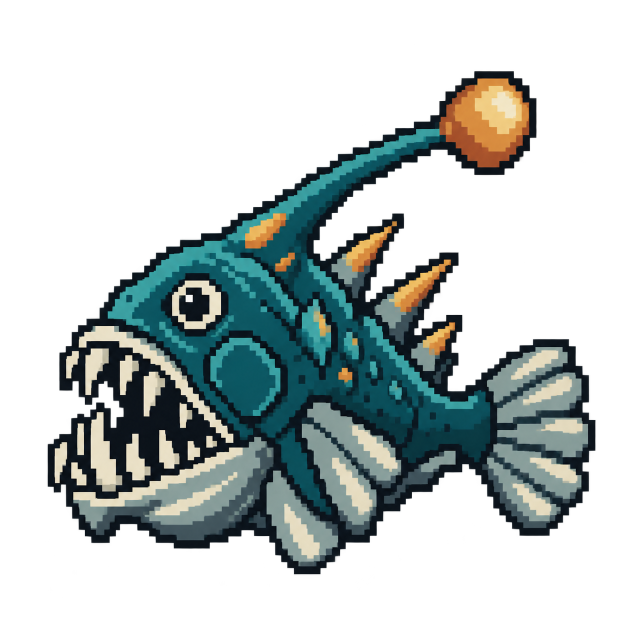
#> input picture ocean-style-prototypes/codex-creature-depth-evolution/revisions/evolution-iteration-02/anglerfish-trench-v2-native.png, 1254 x 1254 px (shown at 1/2 size)
$ python -i build-evolution-depth-colors.py   (imports and definitions only)
#> lines starting #> are read from the running program, lines starting #| are printed output that depends on the picture
"""Normalize 18 creature forms and build 30 family/depth colour variants, offline.

Python standard library and Pillow only (the packaging tools' existing dependency).
Writes only under ocean-style-prototypes/codex-creature-depth-evolution/depth-colors/
(or --dir). Never overwrites. No network, provider or secret access.

    python tools/build-evolution-depth-colors.py --build [--dir DIR]
    python tools/build-evolution-depth-colors.py --check [--dir DIR]

Every output stays a candidate: the morphology is accepted for the pipeline, the
colour/art result waits for an independent QVL review.
"""
import argparse
import hashlib
import io
import json
import math
import platform
import re
import sys
from pathlib import Path

from PIL import Image

ROOT = Path(__file__).resolve().parents[1]
EVO = ROOT / "ocean-style-prototypes/codex-creature-depth-evolution"
LEGACY = ROOT / "ocean-style-prototypes/codex-creature-palette-base"
DEFAULT_DIR = EVO / "depth-colors"

FORMS = ("anglerfish", "viperfish", "siphonophore", "isopod-host", "cookiecutter", "squid")
PALETTE_FAMILY = {"squid": "octopus"}
STAGES = ("base-rich", "midnight-abyss", "trench")
DEPTHS = (
    ("sunlight", "base-rich"),
    ("twilight", "base-rich"),
    ("midnight", "midnight-abyss"),
    ("abyss", "midnight-abyss"),
    ("trench", "trench"),
)
ROLES = ("primary", "secondary", "tertiary")
SHADES = ("shadow", "base", "highlight")
NEUTRALS = ("outline", "mouth_pupil", "eye_teeth")

# Per-depth transform (k = primary/secondary luminance scale, w = blue pull, c = chroma scale).
STEPS = {
    "sunlight": (1.000, 0.00, 1.00),
    "twilight": (0.867, 0.15, 1.00),
    "midnight": (0.754, 0.30, 1.00),
    "abyss": (0.667, 0.45, 0.85),
    "trench": (0.466, 0.60, 0.75),
}
PIVOT, HUE_DEG, CHROMA_TARGET = 18.0, 274.4, 20.0
WHITE = (0.95047, 1.0, 1.08883)
RGB_TO_XYZ = ((0.4124564, 0.3575761, 0.1804375), (0.2126729, 0.7151522, 0.0721750), (0.0193339, 0.1191920, 0.9503041))
XYZ_TO_RGB = ((3.2404542, -1.5371385, -0.4985314), (-0.9692660, 1.8760108, 0.0415560), (0.0556434, -0.2040259, 1.0572252))

# Key / fit parameters.
KEY_COLOR, KEY_TOLERANCE, DESPILL_RAMP, EDGE_BAND = (255, 0, 255), 120.0, (60.0, 180.0), 2
ALPHA_THRESHOLD, FIT_LONG_SIDE, CANVAS, MIN_MARGIN = 128, 96, 128, 16
MAX_REMOVED_PX, MAX_INDEX_ERROR, MIN_SWATCH_L, MIN_SHADE_GAP, MIN_NEUTRAL_DE = 100, 40.0, 17.0, 5.0, 3.5

# Pinned inputs. New forms are the round-5 QVL replacements; the rest come from the existing manifests.
NEW_SOURCES = {
    ("anglerfish", "trench"): ("revisions/evolution-iteration-02/anglerfish-trench-v2-native.png", "d635c2f571624123b3764dd6481861a9ca6aa32b4cc66454ba215eee1b33ad61", "rgba"),
    ("viperfish", "midnight-abyss"): ("revisions/evolution-iteration-02/viperfish-midnight-abyss-v2-native.png", "002ac9556d75cd7d911d949b5e571d79eff93819dfb4c0f076e5523cd1a8d57c", "rgba"),
    ("viperfish", "trench"): ("revisions/evolution-iteration-02/viperfish-trench-v2-native.png", "f23fbab53747418bde5c1ab73e53c95eb97ea94e294723f1dad8361b6a0f59bc", "rgba"),
    ("siphonophore", "trench"): ("revisions/evolution-iteration-05/siphonophore-trench-v4-native.png", "a6edd95c2b010de671224f55cc3f983b5a141473b26abea944d5b4b86932e28a", "key"),
    ("cookiecutter", "midnight-abyss"): ("revisions/evolution-iteration-03/cookiecutter-midnight-abyss-v3-native.png", "a6c4c1f4076e410fd49f53eb99912e35172d536e05749c58b277f5330baf546a", "key"),
    ("squid", "trench"): ("revisions/evolution-iteration-05/squid-trench-v5-native.png", "a5feab4a08fe0e646bcf9d4ecc17c54dc915eed4596d3e3eec152e6646312557", "key"),
}
INPUT_PINS = {
    "palette-profiles.json": "c1dd02d3c9f7fe8889c173e00628bac9468bd7e62ccdb7148f782c3c5edf9712",
    "variant-manifest.json": "5167317e46d03d913ac8ac4e0dea1fe1f0f4f9f7e04fabbb871bb675bd763312",
    "revisions/squid-kraken-v1/app-preview-manifest.json": "f1ea1c6818991c4f3ab220a63310b8e9e77bd941ac3e37baa88d878f4e1a5454",
}


def sha_bytes(data):
    return hashlib.sha256(data).hexdigest()


def sha_file(path):
    return sha_bytes(Path(path).read_bytes())


def hex_to_rgb(value):
    value = value.lstrip("#")
    return tuple(int(value[i : i + 2], 16) for i in (0, 2, 4))


def rgb_to_hex(rgb):
    return "#%02X%02X%02X" % tuple(rgb)


def pixels(image):
    """Flat list of pixel tuples (Pillow 12 renamed getdata)."""
    return list(image.get_flattened_data() if hasattr(image, "get_flattened_data") else image.getdata())


# [4 lines left out: function from_pixels, not called in this run]


def alpha_bytes(image):
    return image.getchannel("A").tobytes()


# ---------------------------------------------------------------- connected components / morphology

_RUN = re.compile(rb"\x01+")
_SCALE255 = bytes(255 if v else 0 for v in range(256))


def label(mask, width, height, eight):
    """Label connected components of a 0/1 byte mask (row-major) with row runs and union-find.

    Returns (runs, sizes): runs are (y, start, end_exclusive, label) with labels numbered by first
    raster appearance from 1; sizes[label] is the pixel count (sizes[0] is unused).
    """
    grow = 1 if eight else 0
    parent = [0]

    def find(x):
        while parent[x] != x:
            parent[x] = parent[parent[x]]
            x = parent[x]
        return x

    spans, prev = [], []
    for y in range(height):
        cur, j = [], 0
        for match in _RUN.finditer(mask, y * width, (y + 1) * width):
            start, end = match.start() - y * width, match.end() - y * width
            rid = len(parent)
            parent.append(rid)
            while j < len(prev) and prev[j][1] + grow <= start:
                j += 1
            k = j
            while k < len(prev) and prev[k][0] < end + grow:
                a, b = find(rid), find(prev[k][2])
                if a != b:
                    parent[max(a, b)] = min(a, b)
                k += 1
            cur.append((start, end, rid))
            spans.append((y, start, end, rid))
        prev = cur
    numbers, sizes, runs = {}, [0], []
    for y, start, end, rid in spans:
        root = find(rid)
        if root not in numbers:
            numbers[root] = len(sizes)
            sizes.append(0)
        sizes[numbers[root]] += end - start
        runs.append((y, start, end, numbers[root]))
    return runs, sizes


def paint(runs, width, height, pick):
    out = bytearray(width * height)
    for y, start, end, lab in runs:
        if pick(lab):
            out[y * width + start : y * width + end] = b"\x01" * (end - start)
    return out


def largest_component(mask, width, height):
    """Return (kept 0/1 mask, discarded component sizes, retained size)."""
    runs, sizes = label(mask, width, height, True)
    if len(sizes) == 1:
        raise RuntimeError("Empty opaque mask")
    keep = sizes.index(max(sizes))
    discarded = sorted((s for i, s in enumerate(sizes) if i not in (0, keep)), reverse=True)
    return paint(runs, width, height, lambda lab: lab == keep), discarded, sizes[keep]


def enclosed_pockets(opaque, width, height):
    """Sizes of 4-connected transparent regions that do not touch the canvas border."""
    runs, sizes = label(bytes(opaque).translate(bytes([1, 0]) + bytes(254)), width, height, False)
    border = {lab for y, start, end, lab in runs if y in (0, height - 1) or start == 0 or end == width}
    return sorted((s for i, s in enumerate(sizes) if i and i not in border), reverse=True)


def mask_of(image):
    """0/1 byte mask of alpha > 0 for a 128-style sprite."""
    return alpha_bytes(image).translate(bytes([0]) + bytes([1] * 255))


def margins(image):
    left, top, right, bottom = image.getchannel("A").getbbox()
    return left, top, image.width - right, image.height - bottom


# ---------------------------------------------------------------- keying, fitting, indexing

def key_source(image, tolerance=KEY_TOLERANCE):
    """Global tolerance key (no flood fill) of an RGB image on a near-#FF00FF field.

    Returns an RGBA image (binary alpha, edge-band despill only) and a report dict.
    """
    width, height = image.size
    data = bytearray(image.convert("RGB").tobytes())
    r_sq, g_sq, b_sq = ([(v - c) ** 2 for v in range(256)] for c in KEY_COLOR)
    distance_sq = [r_sq[r] + g_sq[g] + b_sq[b] for r, g, b in zip(data[0::3], data[1::3], data[2::3])]
    limit = tolerance ** 2
    kept, discarded, retained = largest_component(bytes(d >= limit for d in distance_sq), width, height)
    ramp_low, ramp_high = DESPILL_RAMP
    soft = [i for i, (k, d) in enumerate(zip(kept, distance_sq)) if k and d < ramp_high ** 2]
    unmixed = 0
    for i in soft:
        y, x = divmod(i, width)
        window = (kept[yy * width + xx] for yy in range(max(0, y - EDGE_BAND), min(height, y + EDGE_BAND + 1)) for xx in range(max(0, x - EDGE_BAND), min(width, x + EDGE_BAND + 1)))
        if all(window):
            continue  # interior detail: protected from despill
        matte = max(min(max((math.sqrt(distance_sq[i]) - ramp_low) / (ramp_high - ramp_low), 0.0), 1.0), 1e-3)
        for c in range(3):
            data[3 * i + c] = round(min(255.0, max(0.0, (data[3 * i + c] - (1.0 - matte) * KEY_COLOR[c]) / matte)))
        unmixed += 1
    out = Image.new("RGBA", image.size, (0, 0, 0, 0))
    out.paste(Image.frombytes("RGB", image.size, bytes(data)).convert("RGBA"), mask=Image.frombytes("L", image.size, bytes(kept).translate(_SCALE255)))
    pockets = enclosed_pockets(kept, width, height)
    report = {
        "method": "global-tolerance-key",
        "key_color": rgb_to_hex(KEY_COLOR),
        "tolerance": tolerance,
        "despill_ramp": list(DESPILL_RAMP),
        "edge_band_px": EDGE_BAND,
        "retained_component_px": retained,
        "discarded_components_px": discarded,
        "removed_component_px": sum(discarded),
        "enclosed_pockets": len(pockets),
        "enclosed_pocket_px": sum(pockets),
        "soft_edge_px": len(soft),
        "despilled_px": unmixed,
        "protected_interior_soft_px": len(soft) - unmixed,
        "min_foreground_key_distance": round(math.sqrt(min(d for k, d in zip(kept, distance_sq) if k)), 3),
    }
    return out, report


# [36 lines left out: functions threshold_alpha, fit_to_canvas, not called in this run]


def palette_colors(profile, neutral):
    swatches = [(f"{role}.{shade}", hex_to_rgb(profile[role][shade])) for role in ROLES for shade in SHADES]
    return swatches + [(name, hex_to_rgb(neutral[name])) for name in NEUTRALS]


# [23 lines left out: functions index_to_palette, swatch_pixels, not called in this run]


# ---------------------------------------------------------------- CIELAB D65 depth transform

def _compand(c):
    return 12.92 * c if c <= 0.0031308 else 1.055 * c ** (1 / 2.4) - 0.055


def _linear(c):
    return c / 12.92 if c <= 0.04045 else ((c + 0.055) / 1.055) ** 2.4


# [110 lines left out: functions rgb_to_lab, lab_to_rgb, transform_swatch, transformed_profile, recolor, load_profiles and 2 more, not called in this run]


def display(image):
    return image.resize((image.width * 2, image.height * 2), Image.Resampling.NEAREST)


# [23 lines left out: function compute, not called in this run]


# ---------------------------------------------------------------- validation

def delta_e(a, b):
    return math.dist(rgb_to_lab(a), rgb_to_lab(b))


def hue_distance(rgb):
    _, a, b = rgb_to_lab(rgb)
    return abs((math.degrees(math.atan2(b, a)) % 360 - HUE_DEG + 180) % 360 - 180)


def mean(values):
    values = list(values)
    return math.fsum(values) / len(values)


def octopus_files(evo=EVO, legacy=LEGACY):
    return sorted(set((evo / "variants").glob("octopus-*-128.png")) | set((legacy / "indexed").glob("octopus*128.png")) | set((legacy / "depth-variants").glob("octopus-*-128.png")))


def record(checks, name, passed, detail=None):
    checks.append({"check": name, "passed": bool(passed), "detail": detail})


# [119 lines left out: function validate, not called in this run]


# ---------------------------------------------------------------- output

def paths(form, key, outdir):
    return outdir / f"{form}-{key}-128.png", outdir / f"{form}-{key}-256.png"


# [151 lines left out: functions expected_files, png_bytes, build_manifest, write, doubled, check_disk and 1 more, not called in this run]


# [2 lines not run here, left out]

>>> from PIL import Image
>>> picture = Image.open('../ocean-style-prototypes/codex-creature-depth-evolution/revisions/evolution-iteration-02/anglerfish-trench-v2-native.png')
#> picture is the input picture: PIL image 1254x1254 RGBA; mean R, G, B, A 26.9, 35.5, 34.5, 92.1
>>> result = key_source(picture)
#> in key_source, `distance_sq = [r_sq[r] + g_sq[g] + b_sq[b] for r, g, b in zip(data[0::..`: distance_sq = 1572516 items
#> in key_source, `kept, discarded, retained = largest_component(bytes(d >= limit for d i..`: discarded = []; retained = 1572511
#> in key_source, `soft = [i for i, (k, d) in enumerate(zip(kept, distance_sq)) if k and ..`: soft = [972066]
#> the loop in key_source, `for i in soft:` made 1 pass
#> (i, y, x) on pass 1: (972066, 775, 216)
#> after the loop in key_source, `for i in soft:`: unmixed = 0
#> in key_source, `out = Image.new("RGBA", image.size, (0, 0, 0, 0))`: out: PIL image 1254x1254 RGBA; every value is 0
#> in key_source, `out.paste(Image.frombytes("RGB", image.size, bytes(data)).convert("RGB..`:
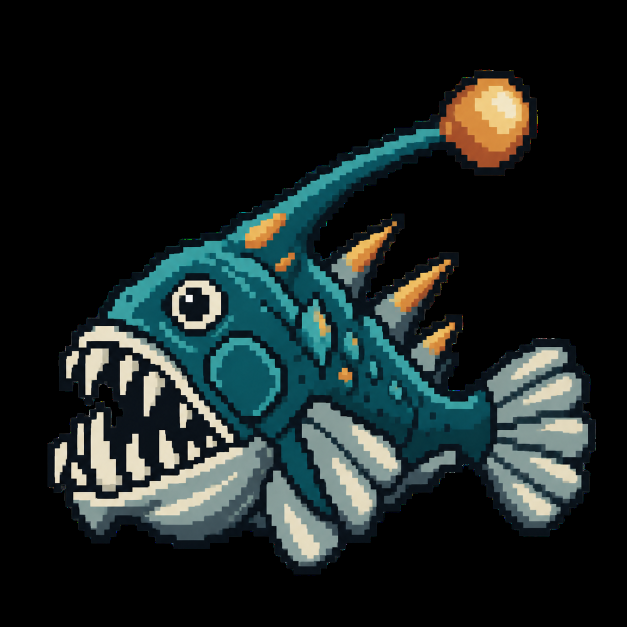
#> out: PIL image 1254x1254 RGBA (shown at 1/2 size); mean R, G, B, A 26.9, 35.5, 34.5, 255; transparent parts drawn white
#> in key_source, `pockets = enclosed_pockets(kept, width, height)`: pockets = [1, 1, 1, 1, 1]
